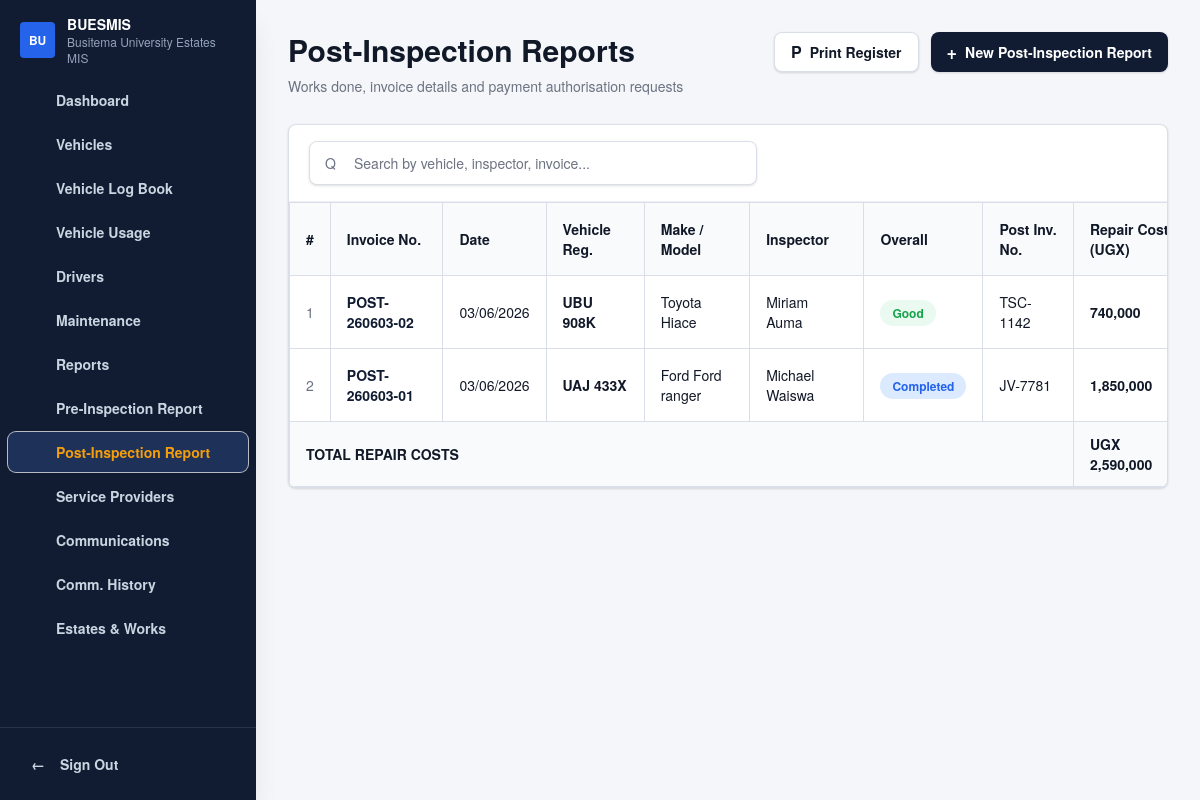
The app's page /modules/post-inspection/index.php with its own data.
### tables this page shows
CREATE TABLE `inspections` (
  `id` int(10) UNSIGNED NOT NULL,
  `vehicle_id` int(10) UNSIGNED NOT NULL,
  `driver_id` int(10) UNSIGNED DEFAULT NULL,
  `inspector_user_id` int(10) UNSIGNED DEFAULT NULL,
  `service_provider_id` int(10) UNSIGNED DEFAULT NULL,
  `inspection_type` enum('pre','post') NOT NULL,
  `invoice_number` varchar(100) DEFAULT NULL,
  `post_invoice_number` varchar(100) DEFAULT NULL,
  `inspection_date` date NOT NULL,
  `inspector_name` varchar(120) NOT NULL,
  `inspector_title` varchar(120) DEFAULT NULL,
  `mileage` int(10) UNSIGNED DEFAULT NULL,
  `overall_status` enum('good','fair','faulty','needs_repair','completed') DEFAULT NULL,
  `defects` text DEFAULT NULL,
  `works_done` text DEFAULT NULL,
  `repair_cost` decimal(14,2) NOT NULL DEFAULT 0.00,
  `memo_to` varchar(150) DEFAULT NULL,
  `memo_thru_one` varchar(150) DEFAULT NULL,
  `memo_thru_two` varchar(150) DEFAULT NULL,
  `memo_from` varchar(150) DEFAULT NULL,
  `vehicle_description` varchar(255) DEFAULT NULL,
  `closing_note` text DEFAULT NULL,
  `recommendation` text DEFAULT NULL,
  `cc` varchar(255) DEFAULT NULL,
  `created_at` timestamp NOT NULL DEFAULT current_timestamp(),
  `updated_at` timestamp NULL DEFAULT NULL ON UPDATE current_timestamp()
);

CREATE TABLE `vehicles` (
  `id` int(10) UNSIGNED NOT NULL,
  `department_id` int(10) UNSIGNED DEFAULT NULL,
  `registration_no` varchar(50) NOT NULL,
  `make` varchar(100) NOT NULL,
  `model` varchar(100) NOT NULL,
  `manufacture_year` year(4) DEFAULT NULL,
  `vehicle_type` enum('sedan','suv','pickup','truck','van','bus','motorcycle','other') NOT NULL DEFAULT 'other',
  `fuel_type` enum('petrol','diesel','hybrid','electric','other') NOT NULL DEFAULT 'diesel',
  `current_mileage` int(10) UNSIGNED NOT NULL DEFAULT 0,
  `insurance_expiry` date DEFAULT NULL,
  `status` enum('active','maintenance','grounded','disposed') NOT NULL DEFAULT 'active',
  `notes` text DEFAULT NULL,
  `created_at` timestamp NOT NULL DEFAULT current_timestamp(),
  `updated_at` timestamp NULL DEFAULT NULL ON UPDATE current_timestamp()
);

### modules/post-inspection/index.php (the view, shortened to what the rows shown need)
<?php
require_once __DIR__ . '/../../handlers/inspection.php';
extract(postInspectionFetchPageData());
include __DIR__ . '/../../includes/header.php';
?>
<main class="min-h-screen lg:pl-64">
    <div class="mx-auto max-w-[1180px] px-4 py-8 sm:px-6 lg:px-8">
        <div class="mb-7 flex flex-col gap-4 lg:flex-row lg:items-start lg:justify-between">
            <div>
                <h1 class="text-2xl font-extrabold tracking-normal text-fleet-ink sm:text-3xl">Post-Inspection Reports</h1>
            </div>
        </div>
        <section class="<?= $hasReports ? 'block' : 'hidden'; ?> overflow-hidden rounded-lg border border-fleet-line bg-fleet-surface shadow-fleet-card">
            <div class="overflow-x-auto">
                <table class="w-full min-w-[1050px] border-collapse text-left text-sm" data-post-inspection-table>
                    <thead class="bg-fleet-surface-muted text-fleet-ink">
                        <tr>
                            <th class="border border-fleet-line px-4 py-4 font-semibold">#</th>
                            <th class="border border-fleet-line px-4 py-4 font-semibold">Invoice No.</th>
                            <th class="border border-fleet-line px-4 py-4 font-semibold">Date</th>
                            <th class="border border-fleet-line px-4 py-4 font-semibold">Vehicle Reg.</th>
                            <th class="border border-fleet-line px-4 py-4 font-semibold">Make / Model</th>
                            <th class="border border-fleet-line px-4 py-4 font-semibold">Inspector</th>
                            <th class="border border-fleet-line px-4 py-4 font-semibold">Overall</th>
                            <th class="border border-fleet-line px-4 py-4 font-semibold">Post Inv. No.</th>
                            <th class="border border-fleet-line px-4 py-4 font-semibold">Repair Cost (UGX)</th>
                        </tr>
                    </thead>
                    <tbody>
                        <?php foreach ($reports as $index => $report): ?>
                            <tr
                                class="post-inspection-row transition hover:bg-fleet-surface-muted/70"
                                data-search="<?= htmlspecialchars(strtolower(implode(' ', array_map(static fn ($value): string => (string) $value, [$report['invoice'], $report['date'], $report['vehicle'], $report['make_model'], $report['inspector'], $report['overall'], $report['post_invoice'], $report['repair_cost']]))), ENT_QUOTES, 'UTF-8'); ?>"
                                data-report-id="<?= htmlspecialchars((string) $report['id'], ENT_QUOTES, 'UTF-8'); ?>"
                                data-vehicle-id="<?= htmlspecialchars((string) $report['vehicle_id'], ENT_QUOTES, 'UTF-8'); ?>"
                                data-service-provider-id="<?= htmlspecialchars((string) ($report['service_provider_id'] ?? ''), ENT_QUOTES, 'UTF-8'); ?>"
                                data-vehicle="<?= htmlspecialchars($report['vehicle'], ENT_QUOTES, 'UTF-8'); ?>"
                                data-make-model="<?= htmlspecialchars($report['make_model'], ENT_QUOTES, 'UTF-8'); ?>"
                                data-inspector="<?= htmlspecialchars($report['inspector'], ENT_QUOTES, 'UTF-8'); ?>"
                                data-overall="<?= htmlspecialchars($report['overall'], ENT_QUOTES, 'UTF-8'); ?>"
                                data-invoice-number="<?= htmlspecialchars($report['invoice_raw'], ENT_QUOTES, 'UTF-8'); ?>"
                                data-post-invoice-number="<?= htmlspecialchars($report['post_invoice_raw'], ENT_QUOTES, 'UTF-8'); ?>"
                                data-inspection-date="<?= htmlspecialchars($report['date_raw'], ENT_QUOTES, 'UTF-8'); ?>"
                                data-inspector-name="<?= htmlspecialchars($report['inspector_raw'], ENT_QUOTES, 'UTF-8'); ?>"
                                data-inspector-title="<?= htmlspecialchars($report['inspector_title_raw'], ENT_QUOTES, 'UTF-8'); ?>"
                                data-mileage="<?= htmlspecialchars($report['mileage_raw'], ENT_QUOTES, 'UTF-8'); ?>"
                                data-overall-status="<?= htmlspecialchars($report['overall_raw'], ENT_QUOTES, 'UTF-8'); ?>"
                                data-works-done="<?= htmlspecialchars($report['works_done_raw'], ENT_QUOTES, 'UTF-8'); ?>"
                                data-repair-cost="<?= htmlspecialchars($report['repair_cost_raw'], ENT_QUOTES, 'UTF-8'); ?>"
                                data-recommendation="<?= htmlspecialchars($report['recommendation_raw'], ENT_QUOTES, 'UTF-8'); ?>"
                                data-system-checks="<?= htmlspecialchars($report['system_checks_json'], ENT_QUOTES, 'UTF-8'); ?>"
                            >
                                <td class="border border-fleet-line px-4 py-4 text-fleet-muted"><?= $index + 1; ?></td>
                                <td class="border border-fleet-line px-4 py-4 font-semibold text-fleet-sidebar"><?= htmlspecialchars($report['invoice'], ENT_QUOTES, 'UTF-8'); ?></td>
                                <td class="border border-fleet-line px-4 py-4 text-fleet-ink"><?= htmlspecialchars($report['date'], ENT_QUOTES, 'UTF-8'); ?></td>
                                <td class="border border-fleet-line px-4 py-4 font-extrabold text-fleet-ink"><?= htmlspecialchars($report['vehicle'], ENT_QUOTES, 'UTF-8'); ?></td>
                                <td class="border border-fleet-line px-4 py-4 text-fleet-ink"><?= htmlspecialchars($report['make_model'], ENT_QUOTES, 'UTF-8'); ?></td>
                                <td class="border border-fleet-line px-4 py-4 text-fleet-ink"><?= htmlspecialchars($report['inspector'], ENT_QUOTES, 'UTF-8'); ?></td>
                                <td class="border border-fleet-line px-4 py-4">
                                    <?php if ($report['overall'] === 'Good'): ?>
                                        <span class="rounded-full bg-fleet-success-soft px-3 py-1 text-xs font-bold text-fleet-success">Good</span>
                                    <?php elseif ($report['overall'] === 'Fair'): ?>
                                        <span class="rounded-full bg-fleet-warning-soft px-3 py-1 text-xs font-bold text-fleet-warning-strong">Fair</span>
                                    <?php elseif ($report['overall'] === 'Faulty'): ?>
                                        <span class="rounded-full bg-fleet-badge-red px-3 py-1 text-xs font-bold text-fleet-danger">Faulty</span>
                                    <?php elseif ($report['overall'] === 'Completed'): ?>
                                        <span class="rounded-full bg-blue-100 px-3 py-1 text-xs font-bold text-fleet-primary">Completed</span>
                                    <?php else: ?>
                                        <span class="rounded-full bg-fleet-badge-red px-3 py-1 text-xs font-bold text-fleet-danger">--</span>
                                    <?php endif; ?>
                                </td>
                                <td class="border border-fleet-line px-4 py-4 text-fleet-ink"><?= htmlspecialchars($report['post_invoice'], ENT_QUOTES, 'UTF-8'); ?></td>
                                <td class="border border-fleet-line px-4 py-4 font-extrabold text-fleet-ink"><?= $report['repair_cost'] > 0 ? number_format((float) $report['repair_cost']) : '&mdash;'; ?></td>
                            </tr>
                        <?php endforeach; ?>
                    </tbody>
                </table>
            </div>
        </section>
    </div>
</main>
<?php include __DIR__ . '/../../includes/footer.php'; ?>

### records on screen
inspections: invoice_number "POST-260603-02", date "03/06/2026", vehicle.registration_no "UBU 908K", make_model "Toyota Hiace", inspector_name "Miriam Auma", shows "Good", post_invoice_number "TSC-1142", repair_cost "740,000"
inspections: invoice_number "POST-260603-01", date "03/06/2026", vehicle.registration_no "UAJ 433X", make_model "Ford Ford ranger", inspector_name "Michael Waiswa", shows "Completed", post_invoice_number "JV-7781", repair_cost "1,850,000"

### other values on screen
$item['label'] "Dashboard"
$item['label'] "Vehicles"
$item['label'] "Vehicle Log Book"
$item['label'] "Vehicle Usage"
$item['label'] "Drivers"
$item['label'] "Maintenance"
$item['label'] "Reports"
$item['label'] "Pre-Inspection Report"
$item['label'] "Post-Inspection Report"
$item['label'] "Service Providers"
$item['label'] "Communications"
$item['label'] "Comm. History"
$item['label'] "Estates & Works"
$totalRepairCost "2,590,000"
